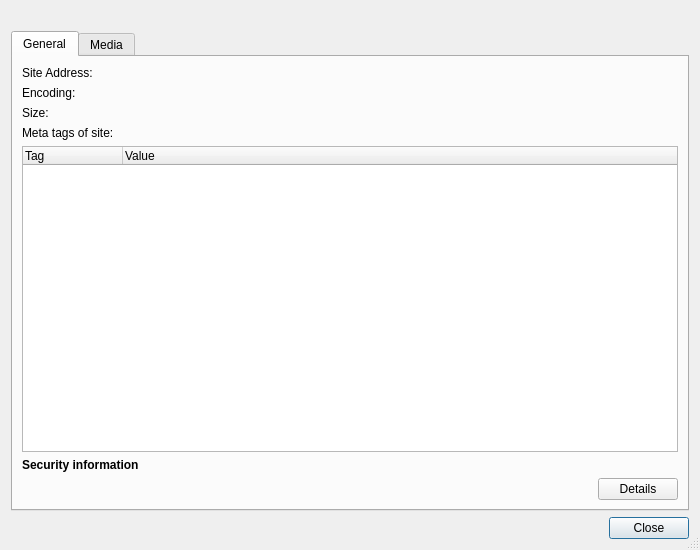
<?xml version="1.0" encoding="UTF-8"?>
<ui version="4.0">
 <class>SiteInfoDialog</class>
 <widget class="QDialog" name="SiteInfoDialog">
  <property name="geometry">
   <rect>
    <x>0</x>
    <y>0</y>
    <width>700</width>
    <height>550</height>
   </rect>
  </property>
  <property name="windowTitle">
   <string>Site Information</string>
  </property>
  <property name="sizeGripEnabled">
   <bool>true</bool>
  </property>
  <layout class="QVBoxLayout" name="verticalLayout">
   <item>
    <widget class="QLabel" name="heading">
     <property name="text">
      <string notr="true"/>
     </property>
     <property name="wordWrap">
      <bool>true</bool>
     </property>
    </widget>
   </item>
   <item>
    <widget class="QTabWidget" name="tabWidget">
     <property name="currentIndex">
      <number>0</number>
     </property>
     <widget class="QWidget" name="generalTab">
      <attribute name="title">
       <string>General</string>
      </attribute>
      <layout class="QVBoxLayout" name="verticalLayout_2">
       <item>
        <layout class="QGridLayout" name="gridLayout">
         <item row="0" column="0">
          <widget class="QLabel" name="label">
           <property name="text">
            <string>Site Address:</string>
           </property>
          </widget>
         </item>
         <item row="0" column="1">
          <widget class="QLabel" name="siteAddressLabel">
           <property name="sizePolicy">
            <sizepolicy hsizetype="Expanding" vsizetype="Preferred">
             <horstretch>0</horstretch>
             <verstretch>0</verstretch>
            </sizepolicy>
           </property>
          </widget>
         </item>
         <item row="1" column="0">
          <widget class="QLabel" name="label_2">
           <property name="text">
            <string>Encoding:</string>
           </property>
          </widget>
         </item>
         <item row="1" column="1">
          <widget class="QLabel" name="encodingLabel">
           <property name="sizePolicy">
            <sizepolicy hsizetype="Expanding" vsizetype="Preferred">
             <horstretch>0</horstretch>
             <verstretch>0</verstretch>
            </sizepolicy>
           </property>
          </widget>
         </item>
         <item row="2" column="0">
          <widget class="QLabel" name="label_3">
           <property name="text">
            <string>Size:</string>
           </property>
          </widget>
         </item>
         <item row="2" column="1">
          <widget class="QLabel" name="sizeLabel">
           <property name="sizePolicy">
            <sizepolicy hsizetype="Expanding" vsizetype="Preferred">
             <horstretch>0</horstretch>
             <verstretch>0</verstretch>
            </sizepolicy>
           </property>
          </widget>
         </item>
        </layout>
       </item>
       <item>
        <widget class="QLabel" name="label_9">
         <property name="text">
          <string>Meta tags of site:</string>
         </property>
        </widget>
       </item>
       <item>
        <widget class="QTreeWidget" name="tagsTree">
         <property name="alternatingRowColors">
          <bool>true</bool>
         </property>
         <property name="rootIsDecorated">
          <bool>false</bool>
         </property>
         <property name="itemsExpandable">
          <bool>false</bool>
         </property>
         <property name="wordWrap">
          <bool>false</bool>
         </property>
         <column>
          <property name="text">
           <string>Tag</string>
          </property>
         </column>
         <column>
          <property name="text">
           <string>Value</string>
          </property>
         </column>
        </widget>
       </item>
       <item>
        <layout class="QGridLayout" name="gridLayout_2">
         <item row="0" column="0" colspan="4">
          <widget class="QLabel" name="label_4">
           <property name="sizePolicy">
            <sizepolicy hsizetype="Fixed" vsizetype="Preferred">
             <horstretch>0</horstretch>
             <verstretch>0</verstretch>
            </sizepolicy>
           </property>
           <property name="text">
            <string>&lt;b&gt;Security information&lt;/b&gt;</string>
           </property>
          </widget>
         </item>
         <item row="1" column="0">
          <spacer name="horizontalSpacer">
           <property name="orientation">
            <enum>Qt::Horizontal</enum>
           </property>
           <property name="sizeType">
            <enum>QSizePolicy::Fixed</enum>
           </property>
           <property name="sizeHint" stdset="0">
            <size>
             <width>20</width>
             <height>20</height>
            </size>
           </property>
          </spacer>
         </item>
         <item row="1" column="1">
          <widget class="QLabel" name="securityLabel">
           <property name="text">
            <string/>
           </property>
          </widget>
         </item>
         <item row="1" column="2">
          <spacer name="horizontalSpacer_2">
           <property name="orientation">
            <enum>Qt::Horizontal</enum>
           </property>
           <property name="sizeHint" stdset="0">
            <size>
             <width>40</width>
             <height>20</height>
            </size>
           </property>
          </spacer>
         </item>
         <item row="1" column="3">
          <widget class="QPushButton" name="securityDetailsButton">
           <property name="sizePolicy">
            <sizepolicy hsizetype="Fixed" vsizetype="Fixed">
             <horstretch>0</horstretch>
             <verstretch>0</verstretch>
            </sizepolicy>
           </property>
           <property name="text">
            <string>Details</string>
           </property>
           <property name="autoDefault">
            <bool>false</bool>
           </property>
          </widget>
         </item>
        </layout>
       </item>
      </layout>
     </widget>
     <widget class="QWidget" name="mediaTab">
      <attribute name="title">
       <string>Media</string>
      </attribute>
      <layout class="QVBoxLayout" name="verticalLayout_4">
       <item>
        <widget class="QTreeWidget" name="imagesTree">
         <property name="alternatingRowColors">
          <bool>true</bool>
         </property>
         <property name="rootIsDecorated">
          <bool>false</bool>
         </property>
         <property name="itemsExpandable">
          <bool>false</bool>
         </property>
         <column>
          <property name="text">
           <string>Image</string>
          </property>
         </column>
         <column>
          <property name="text">
           <string>Image Address</string>
          </property>
         </column>
        </widget>
       </item>
       <item>
        <widget class="QLabel" name="label_5">
         <property name="text">
          <string>&lt;b&gt;Preview&lt;/b&gt;</string>
         </property>
        </widget>
       </item>
       <item>
        <widget class="QGraphicsView" name="imagePreview"/>
       </item>
      </layout>
     </widget>
    </widget>
   </item>
   <item>
    <widget class="QDialogButtonBox" name="buttonBox">
     <property name="orientation">
      <enum>Qt::Horizontal</enum>
     </property>
     <property name="standardButtons">
      <set>QDialogButtonBox::Close</set>
     </property>
    </widget>
   </item>
  </layout>
 </widget>
 <tabstops>
  <tabstop>tabWidget</tabstop>
  <tabstop>tagsTree</tabstop>
  <tabstop>securityDetailsButton</tabstop>
  <tabstop>imagesTree</tabstop>
  <tabstop>imagePreview</tabstop>
  <tabstop>buttonBox</tabstop>
 </tabstops>
 <resources/>
 <connections>
  <connection>
   <sender>buttonBox</sender>
   <signal>accepted()</signal>
   <receiver>SiteInfoDialog</receiver>
   <slot>accept()</slot>
   <hints>
    <hint type="sourcelabel">
     <x>248</x>
     <y>254</y>
    </hint>
    <hint type="destinationlabel">
     <x>157</x>
     <y>274</y>
    </hint>
   </hints>
  </connection>
  <connection>
   <sender>buttonBox</sender>
   <signal>rejected()</signal>
   <receiver>SiteInfoDialog</receiver>
   <slot>reject()</slot>
   <hints>
    <hint type="sourcelabel">
     <x>316</x>
     <y>260</y>
    </hint>
    <hint type="destinationlabel">
     <x>286</x>
     <y>274</y>
    </hint>
   </hints>
  </connection>
 </connections>
</ui>
